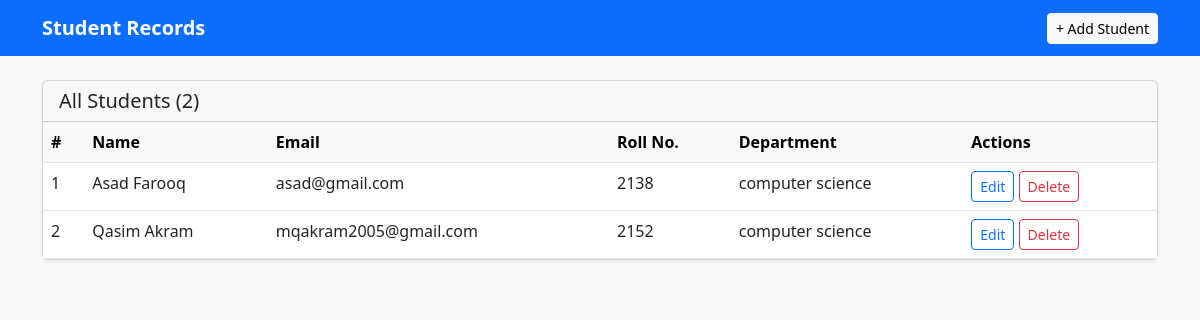
The app's page /, older data.
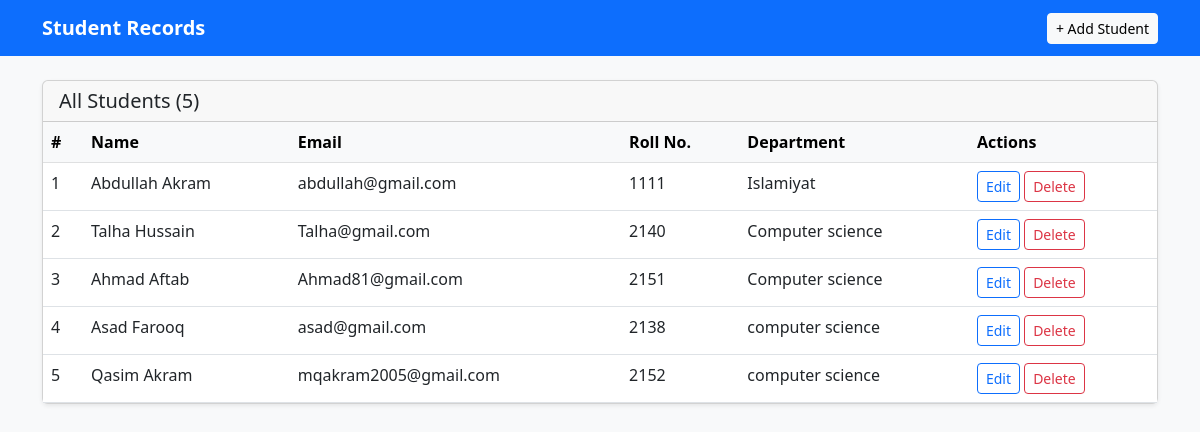
The same page, newer data.
### students/models.py (models this page shows, shortened)
class Student(models.Model):
    name = models.CharField(max_length=100)
    email = models.EmailField(unique=True)
    roll_number = models.CharField(max_length=20, unique=True)
    department = models.CharField(max_length=100)
    created_at = models.DateTimeField(auto_now_add=True)

### students/views.py (the view)
# urls.py: path('', views.student_list, name='student_list'),
def student_list(request):
    students = Student.objects.all().order_by('-created_at')
    return render(request, 'students/list.html', {'students': students})

### students/templates/students/list.html
{% extends 'students/base.html' %}
{% block content %}
<div class="card shadow-sm">
    <div class="card-header d-flex justify-content-between align-items-center">
        <h5 class="mb-0">All Students ({{ students.count }})</h5>
    </div>
    <div class="card-body p-0">
        {% if students %}
        <table class="table table-hover mb-0">
            <thead class="table-light">
                <tr>
                    <th>#</th>
                    <th>Name</th>
                    <th>Email</th>
                    <th>Roll No.</th>
                    <th>Department</th>
                    <th>Actions</th>
                </tr>
            </thead>
            <tbody>
                {% for student in students %}
                <tr>
                    <td>{{ forloop.counter }}</td>
                    <td>{{ student.name }}</td>
                    <td>{{ student.email }}</td>
                    <td>{{ student.roll_number }}</td>
                    <td>{{ student.department }}</td>
                    <td>
                        <a href="/edit/{{ student.pk }}/" class="btn btn-sm btn-outline-primary">Edit</a>
                        <a href="/delete/{{ student.pk }}/" class="btn btn-sm btn-outline-danger">Delete</a>
                    </td>
                </tr>
                {% endfor %}
            </tbody>
        </table>
        {% else %}
        <div class="text-center py-5 text-muted">
            <p>No students yet. <a href="/add/">Add one!</a></p>
        </div>
        {% endif %}
    </div>
</div>
{% endblock %}

### students/templates/students/base.html (shortened to what this page needs)
<!DOCTYPE html>
<html lang="en">
<head>
    <link href="https://cdn.jsdelivr.net/npm/bootstrap@5.3.0/dist/css/bootstrap.min.css" rel="stylesheet">
</head>
<body class="bg-light">
    <nav class="navbar navbar-dark bg-primary mb-4">
        <div class="container">
            <a class="navbar-brand fw-bold" href="/">Student Records</a>
            <a href="/add/" class="btn btn-light btn-sm">+ Add Student</a>
        </div>
    </nav>
    <div class="container">
        {% block content %}{% endblock %}
    </div>
</body>
</html>

Row changes from the older to the newer data that the page shows:
added Student: name "Abdullah Akram", email "abdullah@gmail.com", roll_number "1111", department "Islamiyat"
added Student: name "Talha Hussain", email "Talha@gmail.com", roll_number "2140", department "Computer science"
added Student: name "Ahmad Aftab", email "Ahmad81@gmail.com", roll_number "2151", department "Computer science"
Text that changed along with them:
{{ students.count }}: "2" → "5"
